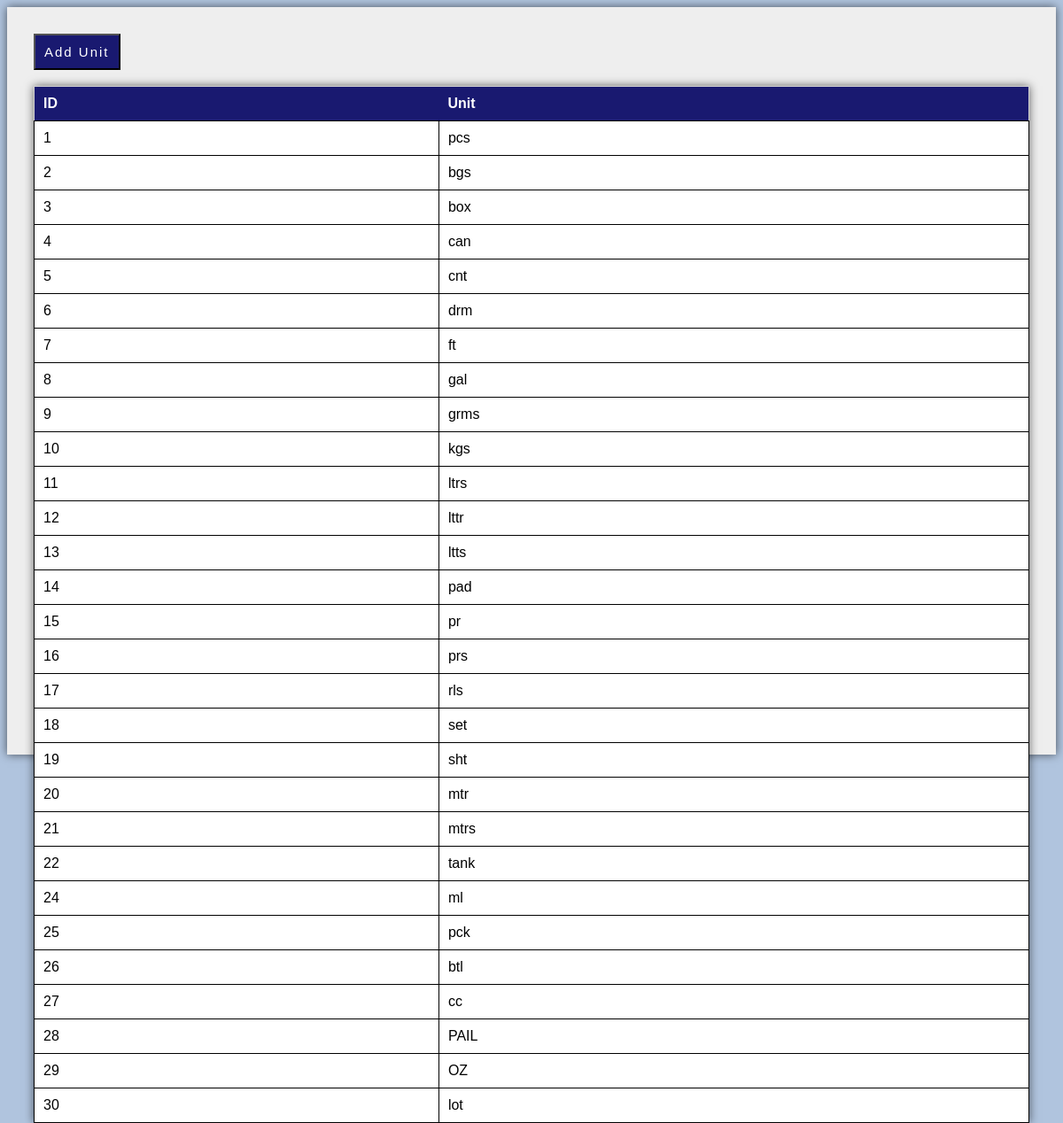
The page /utilities/addunit.php on the database its author committed.
### tables this page shows
CREATE TABLE `unit_tb` (
  `unit_id` int(250) NOT NULL AUTO_INCREMENT,
  `unit_name` varchar(30) DEFAULT NULL,
  PRIMARY KEY (`unit_id`)
);

### utilities/addunit.php (the view, shortened to what this page needs)
<?php
include "../php/config.php";
?>
<html>
<body>
<div class="content">
  <button class="butLink"  title="Create New Item" id="myBtn">Add Unit</button><br><br>
  <table>
  <tr>
    <th style="padding: 10px;">ID</th>
    <th style="padding: 10px;">Unit</th>
  </tr>
<?php
       $sql = "SELECT * FROM unit_tb";
       $result = $db->query($sql);
       if ($result -> num_rows >  0) {
         while ($row = $result->fetch_assoc())
         {
    ?>
  <tr>
    <td style="padding: 10px;"><?php echo $row["unit_id"]?></td>
    <td style="padding: 10px;"><?php echo $row["unit_name"]?></td>
  </tr>
<?php }}?>
</table>
</body>
</html>

### utilities/addunit.php (style rules this page uses)
body { font-family: sans-serif; background-color: #B0C4DE; }
.content { padding: 30px; box-shadow: 0 0 10px rgba(0,0,0,0.6); -moz-box-shadow: 0 0 10px rgba(0,0,0,0.6); -webkit-box-shadow: 0 0 10px rgba(0,0,0,0.6); -o-box-shadow: 0 0 10px rgba(0,0,0,0.6); margin-bottom: 10px; }
table { border-collapse: collapse; width: 100%; border: 1px solid lightgrey; box-shadow: 0 0 10px rgba(0,0,0,0.6); -moz-box-shadow: 0 0 10px rgba(0,0,0,0.6); -webkit-box-shadow: 0 0 10px rgba(0,0,0,0.6); -o-box-shadow: 0 0 10px rgba(0,0,0,0.6); margin-bottom: 10px; }
table td { border: 1px solid black; padding: 5px; background-color: white; }
table th { text-align: left; color: white; background-color: midnightblue; }
.content { background-color: #eee; height: 100%; }
button { background-color: midnightblue; color: white; font-size: 15px; padding: 10px; letter-spacing: 2px; cursor: pointer; }

### rows shown on the page
unit_tb: unit_id "1", unit_name "pcs"
unit_tb: unit_id "2", unit_name "bgs"
unit_tb: unit_id "3", unit_name "box"
unit_tb: unit_id "4", unit_name "can"
unit_tb: unit_id "5", unit_name "cnt"
unit_tb: unit_id "6", unit_name "drm"
unit_tb: unit_id "7", unit_name "ft"
unit_tb: unit_id "8", unit_name "gal"
unit_tb: unit_id "9", unit_name "grms"
unit_tb: unit_id "10", unit_name "kgs"
unit_tb: unit_id "11", unit_name "ltrs"
unit_tb: unit_id "12", unit_name "lttr"
unit_tb: unit_id "13", unit_name "ltts"
unit_tb: unit_id "14", unit_name "pad"
unit_tb: unit_id "15", unit_name "pr"
unit_tb: unit_id "16", unit_name "prs"
unit_tb: unit_id "17", unit_name "rls"
unit_tb: unit_id "18", unit_name "set"
unit_tb: unit_id "19", unit_name "sht"
unit_tb: unit_id "20", unit_name "mtr"
unit_tb: unit_id "21", unit_name "mtrs"
unit_tb: unit_id "22", unit_name "tank"
unit_tb: unit_id "24", unit_name "ml"
unit_tb: unit_id "25", unit_name "pck"
unit_tb: unit_id "26", unit_name "btl"
unit_tb: unit_id "27", unit_name "cc"
unit_tb: unit_id "28", unit_name "PAIL"
unit_tb: unit_id "29", unit_name "OZ"
unit_tb: unit_id "30", unit_name "lot"
